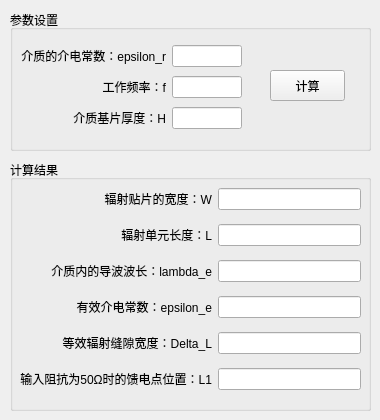
<?xml version="1.0" encoding="UTF-8"?>
<ui version="4.0">
 <class>Form</class>
 <widget class="QWidget" name="Form">
  <property name="geometry">
   <rect>
    <x>0</x>
    <y>0</y>
    <width>380</width>
    <height>420</height>
   </rect>
  </property>
  <property name="maximumSize">
   <size>
    <width>380</width>
    <height>480</height>
   </size>
  </property>
  <property name="sizeIncrement">
   <size>
    <width>380</width>
    <height>480</height>
   </size>
  </property>
  <property name="windowTitle">
   <string>天线尺寸计算工具 V1.0 By LiFazheng</string>
  </property>
  <widget class="QGroupBox" name="groupBox_1">
   <property name="geometry">
    <rect>
     <x>10</x>
     <y>10</y>
     <width>361</width>
     <height>141</height>
    </rect>
   </property>
   <property name="title">
    <string>参数设置</string>
   </property>
   <widget class="QPushButton" name="pushButton_1">
    <property name="geometry">
     <rect>
      <x>260</x>
      <y>60</y>
      <width>75</width>
      <height>31</height>
     </rect>
    </property>
    <property name="text">
     <string>计算</string>
    </property>
   </widget>
   <widget class="QWidget" name="layoutWidget">
    <property name="geometry">
     <rect>
      <x>11</x>
      <y>32</y>
      <width>221</width>
      <height>91</height>
     </rect>
    </property>
    <layout class="QGridLayout" name="gridLayout">
     <item row="0" column="0">
      <widget class="QLabel" name="label_1">
       <property name="text">
        <string>介质的介电常数：epsilon_r</string>
       </property>
       <property name="alignment">
        <set>Qt::AlignRight|Qt::AlignTrailing|Qt::AlignVCenter</set>
       </property>
      </widget>
     </item>
     <item row="0" column="1">
      <widget class="QLineEdit" name="lineEdit_1"/>
     </item>
     <item row="1" column="0">
      <widget class="QLabel" name="label_2">
       <property name="text">
        <string>工作频率：f</string>
       </property>
       <property name="alignment">
        <set>Qt::AlignRight|Qt::AlignTrailing|Qt::AlignVCenter</set>
       </property>
      </widget>
     </item>
     <item row="1" column="1">
      <widget class="QLineEdit" name="lineEdit_2"/>
     </item>
     <item row="2" column="0">
      <widget class="QLabel" name="label_9">
       <property name="text">
        <string>介质基片厚度：H</string>
       </property>
       <property name="alignment">
        <set>Qt::AlignRight|Qt::AlignTrailing|Qt::AlignVCenter</set>
       </property>
      </widget>
     </item>
     <item row="2" column="1">
      <widget class="QLineEdit" name="lineEdit_9"/>
     </item>
    </layout>
   </widget>
  </widget>
  <widget class="QGroupBox" name="groupBox_2">
   <property name="geometry">
    <rect>
     <x>10</x>
     <y>160</y>
     <width>361</width>
     <height>251</height>
    </rect>
   </property>
   <property name="title">
    <string>计算结果</string>
   </property>
   <widget class="QWidget" name="layoutWidget">
    <property name="geometry">
     <rect>
      <x>10</x>
      <y>20</y>
      <width>341</width>
      <height>221</height>
     </rect>
    </property>
    <layout class="QGridLayout" name="gridLayout_2">
     <item row="0" column="0">
      <widget class="QLabel" name="label_3">
       <property name="text">
        <string>辐射贴片的宽度：W</string>
       </property>
       <property name="alignment">
        <set>Qt::AlignRight|Qt::AlignTrailing|Qt::AlignVCenter</set>
       </property>
      </widget>
     </item>
     <item row="0" column="1">
      <widget class="QLineEdit" name="lineEdit_3">
       <property name="readOnly">
        <bool>true</bool>
       </property>
      </widget>
     </item>
     <item row="1" column="0">
      <widget class="QLabel" name="label_4">
       <property name="text">
        <string>辐射单元长度：L</string>
       </property>
       <property name="alignment">
        <set>Qt::AlignRight|Qt::AlignTrailing|Qt::AlignVCenter</set>
       </property>
      </widget>
     </item>
     <item row="1" column="1">
      <widget class="QLineEdit" name="lineEdit_4">
       <property name="readOnly">
        <bool>true</bool>
       </property>
      </widget>
     </item>
     <item row="2" column="0">
      <widget class="QLabel" name="label_5">
       <property name="text">
        <string>介质内的导波波长：lambda_e</string>
       </property>
       <property name="alignment">
        <set>Qt::AlignRight|Qt::AlignTrailing|Qt::AlignVCenter</set>
       </property>
      </widget>
     </item>
     <item row="2" column="1">
      <widget class="QLineEdit" name="lineEdit_5">
       <property name="readOnly">
        <bool>true</bool>
       </property>
      </widget>
     </item>
     <item row="3" column="0">
      <widget class="QLabel" name="label_6">
       <property name="text">
        <string>有效介电常数：epsilon_e</string>
       </property>
       <property name="alignment">
        <set>Qt::AlignRight|Qt::AlignTrailing|Qt::AlignVCenter</set>
       </property>
      </widget>
     </item>
     <item row="3" column="1">
      <widget class="QLineEdit" name="lineEdit_6">
       <property name="readOnly">
        <bool>true</bool>
       </property>
      </widget>
     </item>
     <item row="4" column="0">
      <widget class="QLabel" name="label_7">
       <property name="text">
        <string>等效辐射缝隙宽度：Delta_L</string>
       </property>
       <property name="alignment">
        <set>Qt::AlignRight|Qt::AlignTrailing|Qt::AlignVCenter</set>
       </property>
      </widget>
     </item>
     <item row="4" column="1">
      <widget class="QLineEdit" name="lineEdit_7">
       <property name="readOnly">
        <bool>true</bool>
       </property>
      </widget>
     </item>
     <item row="5" column="0">
      <widget class="QLabel" name="label_8">
       <property name="text">
        <string>输入阻抗为50Ω时的馈电点位置：L1</string>
       </property>
       <property name="alignment">
        <set>Qt::AlignRight|Qt::AlignTrailing|Qt::AlignVCenter</set>
       </property>
      </widget>
     </item>
     <item row="5" column="1">
      <widget class="QLineEdit" name="lineEdit_8">
       <property name="readOnly">
        <bool>true</bool>
       </property>
      </widget>
     </item>
    </layout>
   </widget>
  </widget>
 </widget>
 <resources/>
 <connections/>
</ui>
